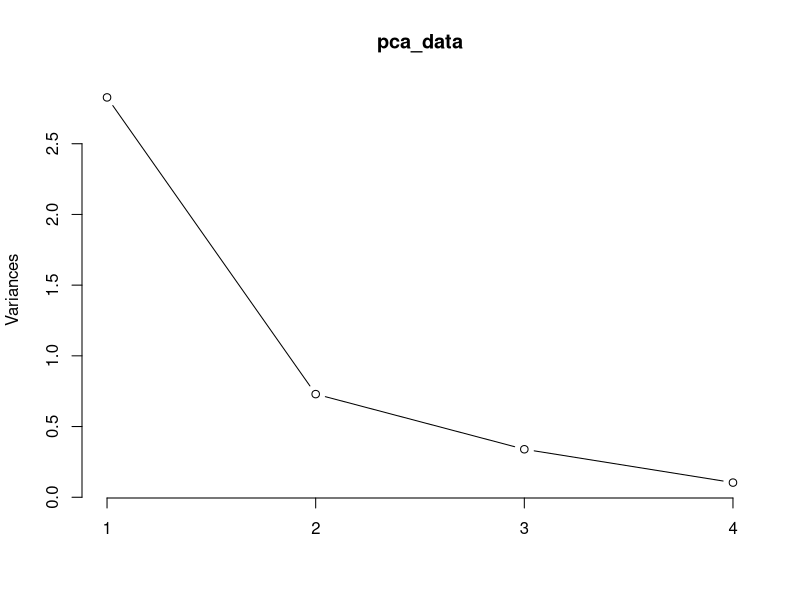

Source code (R): (Note: this script raises an error after producing the figure.)
library(palmerpenguins)
library(caTools)
library(class)
library(caret)
library(ggfortify)
data(penguins)

penguins <- na.omit(penguins)

set.seed(123)
# 60/40 split
training_rows <- sample(1:nrow(penguins), replace = F, size = nrow(penguins) * 0.6)


# Training set
train_penguins <- penguins[training_rows, -c(2, 8)]
train_label <- train_penguins$species
train_penguins <- scale(train_penguins[c("bill_length_mm", "bill_depth_mm", "flipper_length_mm", "body_mass_g")])


# Testing set
test_penguins <- penguins[-training_rows, -c(2, 8)]
test_penguins <- scale(test_penguins[c("bill_length_mm", "bill_depth_mm", "flipper_length_mm", "body_mass_g")])
test_label <- penguins[-training_rows, 1]

#PCA
pca_data <- prcomp(train_penguins, center = TRUE, scale. = TRUE)
# Plot our "arm bend"
plot(pca_data, type = "l")

#These were picked as they make up 97% of the cumlative proportion
rotate <- pca_data$rotation[, 1:3]
# Rotate the columns to maxamise variance
pca_train <- as.matrix(train_penguins) %*% (rotate)
pca_test <- as.matrix(test_penguins) %*% (rotate)

# testing K 1:10 again
k <- 1:10
# Setup our error lists
k_train_errors <- numeric(length(k))
k_test_errors <- numeric(length(k))

for (i in 1:length(k)) {

    # Train the model for each K value
    knn <- train(
        x = pca_train,
        y = train_label,
        method = "knn",
        tuneGrid = data.frame(k = k[i])
    )

    # Calculate our error rates
    k_train_errors[i] <- 1 - mean(knn$results$Accuracy)
    k_test_errors[i] <- 1 - confusionMatrix(predict(knn, newdata = pca_train), train_label)$overall["Accuracy"]
}

# Select a k value based off the lowest validation error rate
best_k <- which.min(k_val_errors)
# Retrain our model with the best k
knn_best <- train(
    x = pca_train,
    y = train_label,
    method = "knn",
    tuneGrid = data.frame(k = best_k)
)

# Plot the graph, remembering to make sensible boundaries for y
y_min <- min(k_train_errors, k_test_errors)
y_max <- max(k_train_errors, k_test_errors)
plot(k, k_test_errors, type = "l", col = "blue", 
     xlab = "k Value", ylab = "Error Rate (%)", main = "Error rates vs K-value with PCA",ylim = c(y_min, y_max))
lines(k, k_train_errors, col = "red")
legend("topright", legend = c("Test Error", "Train Error"),
       col = c("blue", "red", "green"), lty = 1)
# show best K value
abline(v = best_k, col = "black", lty = 2)

# Run our predictions on test data and calculate F1 
# More indepth descriptions of caluclations in knn.r
test_predictions <- predict(knn_best, pca_test)
matrix <- confusionMatrix(test_predictions, test_label$species)
precision <- mean(matrix$byClass[, "Pos Pred Value"])
recall <- mean(matrix$byClass[, "Recall"])
f1_score <- 2 * (precision * recall) / (precision + recall)
